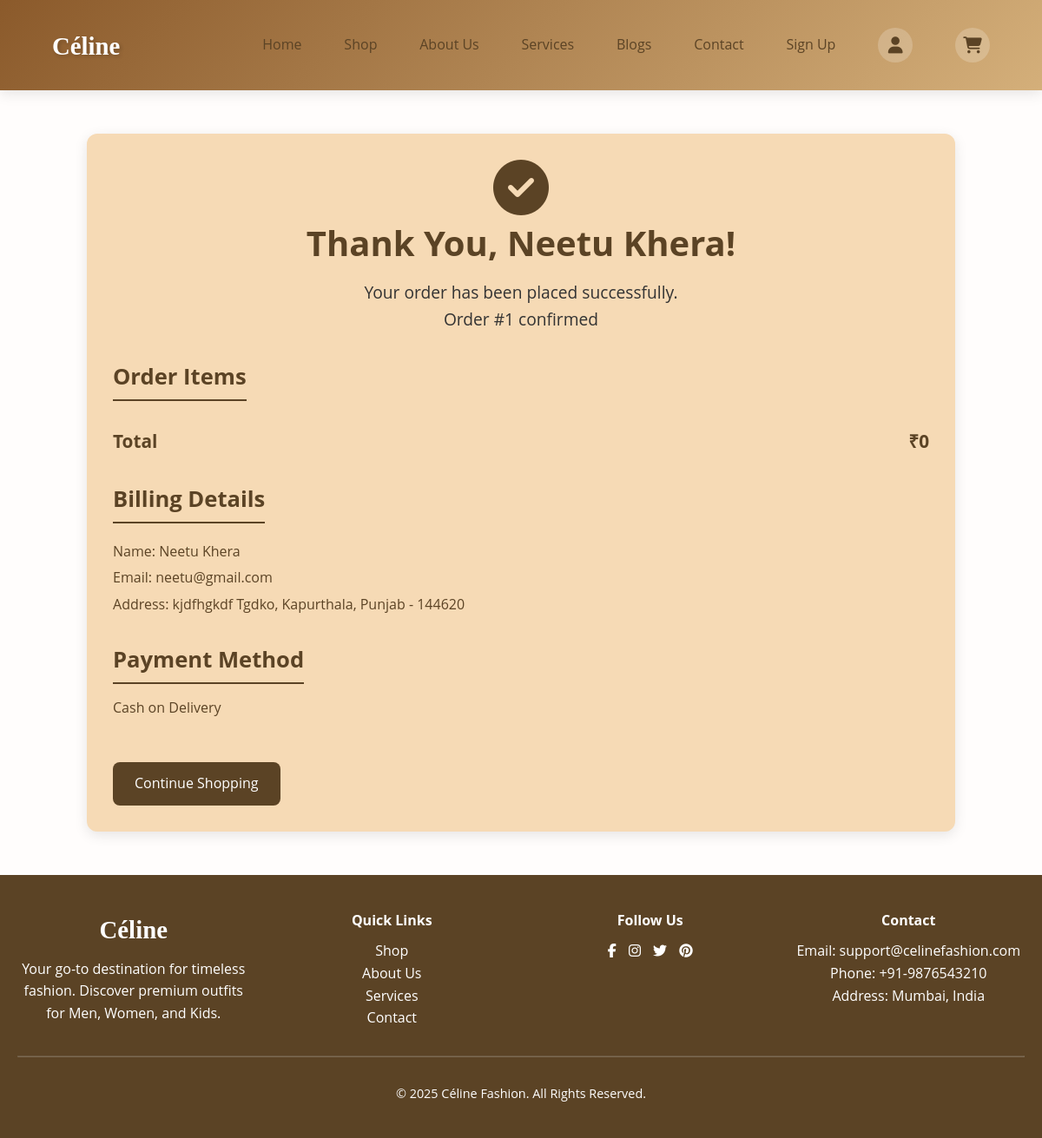
The page /order-success/1/ on the database its author committed.
### app1/models.py (models this page shows)
class Order(models.Model):
    user = models.ForeignKey(User, on_delete=models.CASCADE)
    full_name = models.CharField(max_length=100)
    email = models.EmailField()
    address = models.TextField()
    city = models.CharField(max_length=50)
    state = models.CharField(max_length=50)
    zipcode = models.CharField(max_length=10)
    PAYMENT_CHOICES = [
        ('cod', 'Cash on Delivery'),
        ('online', 'Credit/Debit Card'),
        ('upi', 'UPI'),
    ]
    payment_method = models.CharField(max_length=10, choices=PAYMENT_CHOICES, default='cod')
    card_number = models.CharField(max_length=20, blank=True, null=True)
    expiry_date = models.CharField(max_length=10, blank=True, null=True)
    cvv = models.CharField(max_length=5, blank=True, null=True)
    upi_id = models.CharField(max_length=100, blank=True, null=True)

### app1/views.py (the view)
# urls.py: path('order-success/<int:order_id>/', views.order_success_view, name='order_success'),
def order_success_view(request, order_id):
    order = get_object_or_404(Order, id=order_id)
    order_items = OrderItem.objects.filter(order=order)
    total_price = sum(item.price * item.quantity for item in order_items)
    context = {
        'order': order,
        'order_items': order_items,
        'total_price': total_price
    }
    return render(request, 'order_success.html', context)

### app1/templates/order_success.html (shortened to what this page needs)
{% load static %}
<!DOCTYPE html>
<html lang="en">
<head>
  <link rel="stylesheet" href="{% static 'css/home.css' %}">
  <link rel="stylesheet" href="https://cdnjs.cloudflare.com/ajax/libs/font-awesome/6.7.2/css/all.min.css" />
</head>
<body>
  {% include 'header.html' %}
  <div class="order-container">
    <div class="order-header">
      <i class="fa-solid fa-circle-check" style="font-size:4rem; color:#5b4325;"></i>
      <h1>Thank You, {{ order.full_name }}!</h1>
      <p>Your order has been placed successfully.</p>
      <p>Order #{{ order.id }} confirmed</p>
    </div>
<div class="section">
  <h2>Order Items</h2>
  <div class="total">
    <span>Total</span>
    <span>₹{{ total_price|floatformat:0 }}</span>
  </div>
</div>
    <div class="section billing-info">
      <h2>Billing Details</h2>
      <p>Name: {{ order.full_name }}</p>
      <p>Email: {{ order.email }}</p>
      <p>Address: {{ order.address }}, {{ order.city }}, {{ order.state }} - {{ order.zipcode }}</p>
    </div>
    <div class="section">
      <h2>Payment Method</h2>
      <p>{{ order.get_payment_method_display }}</p>
    </div>
    <a href="http://127.0.0.1:8000/shop" class="btn">Continue Shopping</a>
  </div>
  {% include 'footer.html' %}
</body>
</html>

### app1/static/css/home.css (style rules this page uses)
:root { --primary-color: #1a1a1a; --secondary-color: #5b4325; --accent-color: #d4af37; --light-bg: #f9f3ec; --white: #ffffff; --text-dark: #333333; --text-light: #777777; --transition: all 0.3s ease; --shadow: 0 5px 15px rgba(0, 0, 0, 0.1); --shadow-hover: 0 10px 25px rgba(0, 0, 0, 0.15); }
* { margin: 0; padding: 0; box-sizing: border-box; }
body { font-family: 'Montserrat', sans-serif; line-height: 1.6; color: var(--text-dark); overflow-x: hidden; }

### app1/templates/order_success.html (style rules this page uses)
body { font-family: 'Open Sans', sans-serif; background-color: #fffdfc; margin: 0; padding: 0; color: #5b4325; }
.order-container { max-width: 1000px; margin: 50px auto; background-color: #f6dab5; padding: 30px; border-radius: 12px; box-shadow: 0 4px 15px rgba(0,0,0,0.1); }
.order-header { text-align: center; margin-bottom: 30px; }
.order-header h1 { font-size: 2.5rem; margin-bottom: 10px; color: #5b4325; }
.order-header p { font-size: 1.2rem; color: #333; }
.section { margin-bottom: 30px; }
.section h2 { font-size: 1.6rem; margin-bottom: 15px; border-bottom: 2px solid #5b4325; display: inline-block; padding-bottom: 5px; }
.total { display: flex; justify-content: space-between; font-weight: bold; font-size: 1.3rem; margin-top: 15px; }
.btn { display: inline-block; margin-top: 20px; background-color: #5b4325; color: white; padding: 12px 25px; border-radius: 8px; text-decoration: none; font-size: 1rem; transition: 0.3s; }
.billing-info p { margin: 5px 0; }

### app1/templates/header.html (style rules this page uses)
:root { --primary-color: #8b5a2b; --secondary-color: #d4af7a; --accent-color: #5b4325; --light-bg: #f9f3ec; --dark-text: #333; --light-text: #fff; --gradient-primary: linear-gradient(135deg, #8b5a2b 0%, #d4af7a 100%); --gradient-secondary: linear-gradient(135deg, #d4af7a 0%, #f9f3ec 100%); --gradient-dark: linear-gradient(135deg, #5b4325 0%, #8b5a2b 100%); --shadow: 0 4px 15px rgba(0,0,0,0.1); --transition: all 0.3s ease; }

### rows shown on the page
Order: full_name "Neetu Khera", id "1", email "neetu@gmail.com", address "kjdfhgkdf Tgdko", city "Kapurthala", state "Punjab", zipcode "144620", payment_method "Cash on Delivery"

### other values the page prints
{{ total_price|floatformat:0 }} "0"
